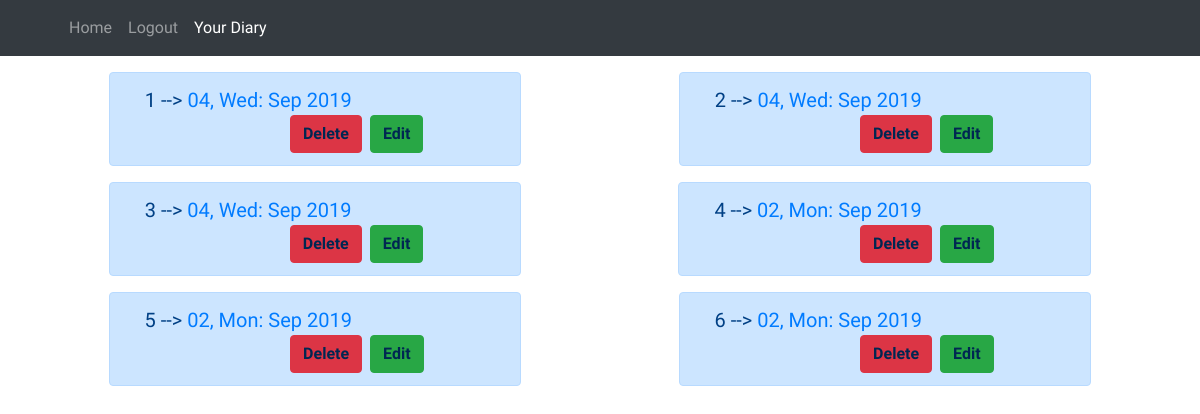
Page /list/ (signed in) on the earlier database version.
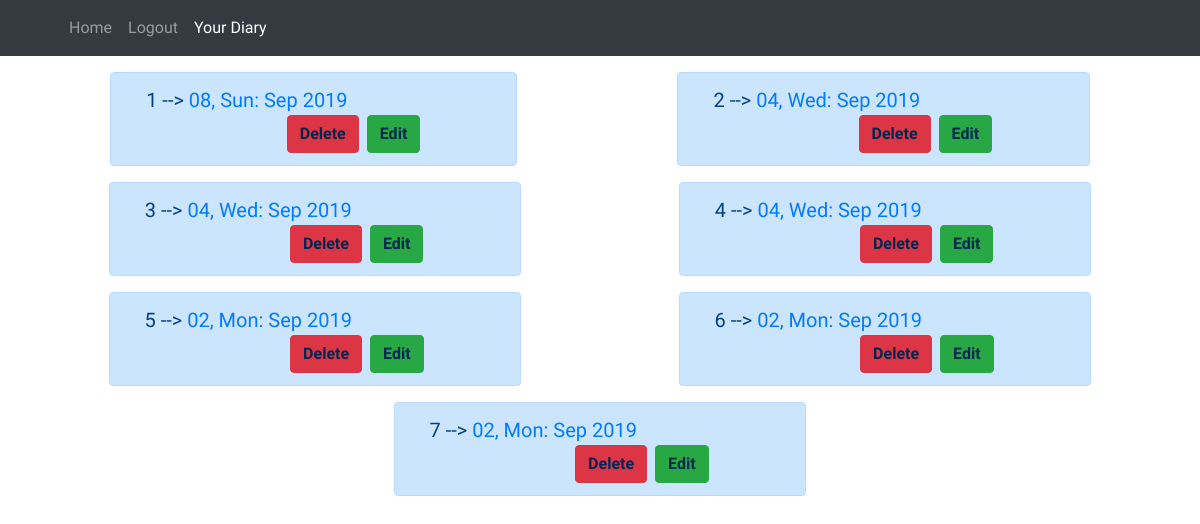
Same page on the later database version.
### life/models.py (models this page shows)
class DiaryModel(models.Model):
	user = models.ForeignKey(User, on_delete=models.CASCADE, null=True, blank=True)
	your_day = models.TextField()
	timestamp = models.DateTimeField(auto_now_add=True)
	adventure = models.TextField(null=True, blank=True)
	def __str__(self):
		return str(self.user) + ' on ' + str(self.timestamp.strftime('%d/%m/%Y'))
	def get_absolute_url(self):
		return reverse('detail', kwargs={'pk': self.pk})
	class Meta:
		ordering = ['-timestamp']

### life/views.py (the view)
# urls.py: path('list/', DiaryListView.as_view(), name='list'),
class DiaryListView(ListView):
	template_name = "life/list.html"
	context_object_name = 'object'
	def get_queryset(self, *args, **kwargs):
		request = self.request
		queryset = DiaryModel.objects.filter(user=request.user)
		print(queryset)
		return queryset

### life/templates/life/list.html
{% extends "base.html" %}
{% block content %}
      <div class="row">
        {% for obj in object %}
          <div class="alert alert-primary mx-auto" role="alert">
            <div class="col-12 col-lg-10 order-1">
            <p class="lead d-inline">{{ forloop.counter }} --> <a href="{{ obj.get_absolute_url }}" class="lead mb-4">{{ obj.timestamp|date:"d, D: M Y" }}</a></p>
            <div class="text-right float-right"><a href="{% url 'delete' pk=obj.pk %}" class="alert-link btn btn-danger mr-2">Delete</a><a href="{% url 'update' pk=obj.pk %}" class="alert-link btn btn-success">Edit</a></div>
          </div>
        </div>
        {% endfor %}
      </div>
{% endblock content %}

Differences in the rows shown:
added DiaryModel: timestamp "08, Sun: Sep 2019"
